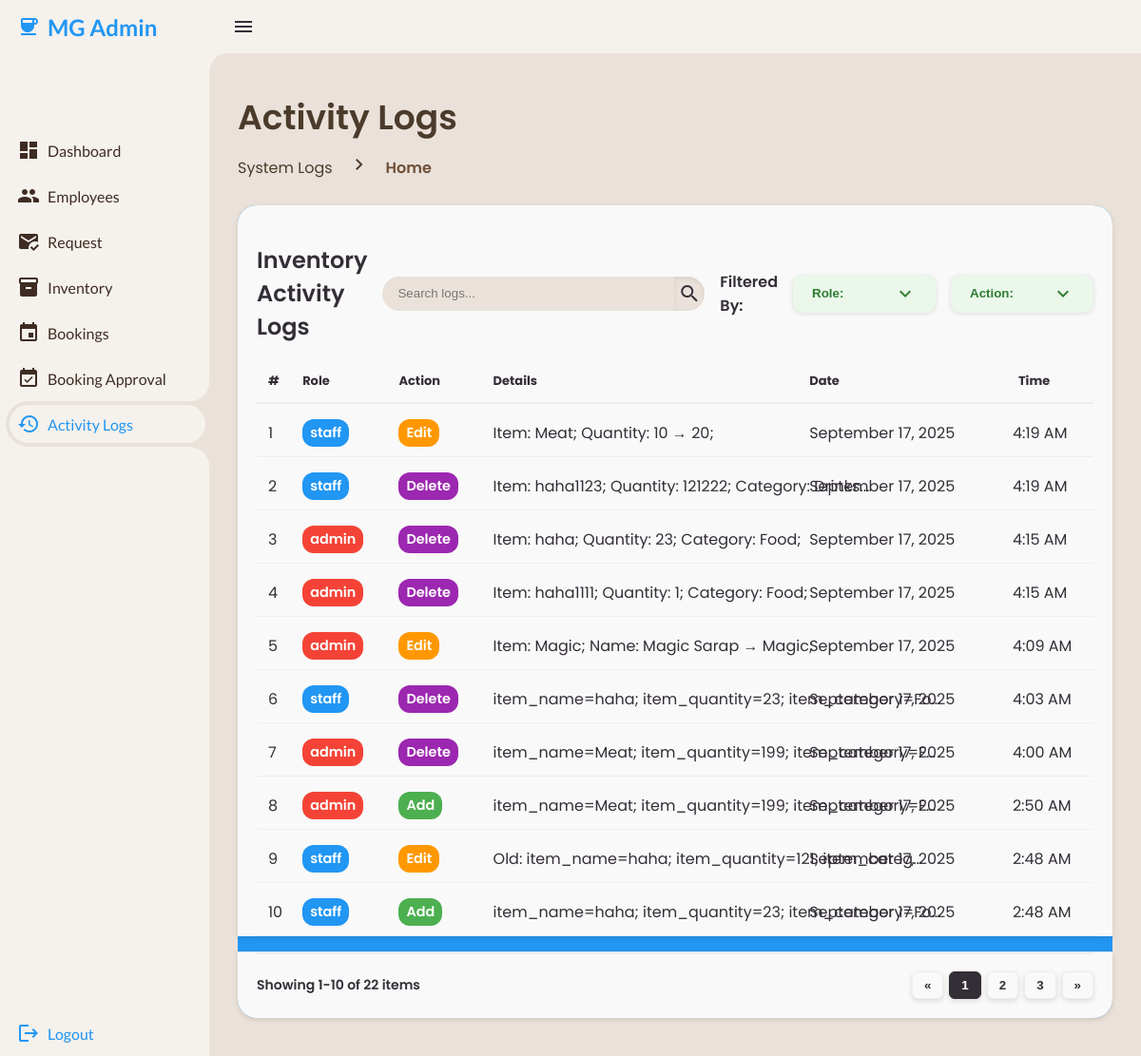
Screenshot of /admin/admin-activity-logs.php (signed in) with the database file from the repository.
### tables this page shows
CREATE TABLE `activity_log` (
  `log_id` int(11) NOT NULL,
  `user_id` int(11) NOT NULL,
  `user_role` enum('admin','staff') NOT NULL,
  `module` enum('Inventory','EventBooking','User') NOT NULL,
  `record_id` int(11) DEFAULT NULL,
  `action` varchar(50) NOT NULL,
  `details` longtext DEFAULT NULL CHECK (json_valid(`details`)),
  `log_timestamp` datetime DEFAULT current_timestamp()
);

### admin/admin-activity-logs.php (the view, shortened to what this page needs)
<?php
require_once '../config/database-connection.php';
function fetchLogs($conn, $module) {
    $stmt = $conn->prepare("
        SELECT al.log_id, al.user_id, u.user_role, al.action, al.details, al.log_timestamp
        FROM activity_log al
        JOIN users u ON al.user_id = u.user_id
        WHERE al.module = ?
        ORDER BY al.log_timestamp DESC
    ");
    $stmt->bind_param("s", $module);
    $stmt->execute();
    $logs = $stmt->get_result()->fetch_all(MYSQLI_ASSOC);
    return $logs;
}
$inventoryLogs = fetchLogs($conn, 'Inventory');
?>
<!DOCTYPE html>
<html lang="en">
<head>
<link rel="stylesheet" href="../css/style.css">
<link rel="stylesheet" href="../css/components/table.css">
</head>
<body data-role="<?= $_SESSION['user_role'] ?>">
<section class="sidebar">
    <?php include '../includes/admin-sidebar.php'; ?>
</section>
<section class="content">
<nav>
    <i class="material-icons icon-menu">menu</i>
</nav>
<div class="main">
    <div class="head-title">
        <div class="left">
            <h1>Activity Logs</h1>
            <ul class="breadcrumb">
                <li><a>System Logs</a></li>
                <li><i class='material-icons right-icon'>chevron_right</i></li>
                <li><a class="active">Home</a></li>
            </ul>
        </div>
    </div>
    <div class="table-container">
        <div class="table-card">
            <div class="head">
                <h2>Inventory Activity Logs</h2>
                <form action="#">
                    <div class="form-input">
                        <input type="search" class="log-search" placeholder="Search logs...">
                        <button type="submit" class="search-btn"><i class="material-icons search-icon">search</i></button>
                    </div>
                </form>
                <?php include '../includes/activity-log-dropdown.php' ?>
            </div>
            <table id="inventoryLogsTable">
                <thead>
                    <tr>
                        <th>#</th>
                        <th>Role</th>
                        <th>Action</th>
                        <th>Details</th>
                        <th>Date</th>
                        <th>Time</th>
                    </tr>
                </thead>
                <tbody>
                    <?php if(!empty($inventoryLogs)) : $counter=1; ?>
                        <?php foreach($inventoryLogs as $log) :
                            $detailsText = '';
                            if(is_array($log['details'])) {
                                if(isset($log['details']['old']) && isset($log['details']['new'])) {
                                    $detailsText = 'Old: ';
                                    foreach($log['details']['old'] as $k=>$v) $detailsText .= "$k=$v; ";
                                    $detailsText .= ' | New: ';
                                    foreach($log['details']['new'] as $k=>$v) $detailsText .= "$k=$v; ";
                                } else {
                                    foreach($log['details'] as $k=>$v) {
                                        $detailsText .= is_array($v) ? "$k:[".implode(',',$v)."]; " : "$k=$v; ";
                                    }
                                }
                            } else {
                                $detailsText = $log['details'];
                            }
                        ?>
                        <tr class="activity-log-row" data-log-id="<?= $log['log_id']; ?>" data-role="<?= htmlspecialchars($log['user_role']); ?>" data-action="<?= htmlspecialchars($log['action']); ?>" data-details="<?= htmlspecialchars($detailsText); ?>" data-date="<?= date("F j, Y", strtotime($log['log_timestamp'])); ?>" data-time="<?= date("g:i A", strtotime($log['log_timestamp'])); ?>">
                            <td><?= $counter++; ?></td>
                            <td><?= htmlspecialchars($log['user_role']); ?></td>
                            <td><?= htmlspecialchars($log['action']); ?></td>
                            <td class="reason-text truncated" title="Click to view full details"><?= htmlspecialchars(strlen($detailsText) > 50 ? substr($detailsText, 0, 50) . '...' : $detailsText); ?></td>
                            <td><?= date("F j, Y", strtotime($log['log_timestamp'])); ?></td>
                            <td><?= date("g:i A", strtotime($log['log_timestamp'])); ?></td>
                        </tr>
                        <?php endforeach; ?>
                    <?php else: ?>
                        <tr><td colspan="6">No logs found</td></tr>
                    <?php endif; ?>
                </tbody>
            </table>
        </div>
        <div class="table-pagination-container">
            <div class="total-rows" id="totalInventoryLogs"></div>
            <div class="table-pagination" id="paginationInventoryLogs"></div>
        </div>
    </div>
</div>
</section>
</body>
</html>

### includes/admin-sidebar.php (shortened to what this page needs)
<link rel="stylesheet" href="../css/components/sidebar.css">
        <a class="brand">
            <i class="material-icons icon-logo">coffee</i>
            <span class="text title">MG Admin</span>
        </a>
        <ul class="side-menu top">
            <li>
                <a href="../admin/admin-dashboard.php">
                    <i class="material-icons icon-btn">dashboard</i>
                    <span class="text">Dashboard</span>
                </a>
            </li>
            <li>
                <a href="../admin/admin-employees.php">
                    <i class="material-icons icon-btn">group</i>
                    <span class="text">Employees</span>
                </a>
            </li>
            <li>
                <a href="../admin/admin-request.php">
                    <i class="material-icons icon-btn">mark_email_read</i>
                    <span class="text">Request</span>
                </a>
            </li>
            <li>
                <a href="../admin/admin-inventory.php">
                    <i class="material-icons icon-btn">inventory_2</i>
                    <span class="text">Inventory</span>
                </a>
            </li>
            <li>
                <a href="../admin/admin-bookings.php">
                    <i class="material-icons icon-btn">event</i>
                    <span class="text">Bookings</span>
                </a>
            </li>
            <li>
                <a href="../admin/admin-booking-approval.php">
                    <i class="material-icons icon-btn">event_available</i>
                    <span class="text">Booking Approval</span>
                </a>
            </li>
            <li>
                <a href="../admin/admin-activity-logs.php">
                    <i class="material-icons icon-btn">history</i>
                    <span class="text">Activity Logs</span>
                </a>
            </li>
        </ul>
        <ul class="side-menu bottom">
            <li>
                <a href="../logout.php" class="logout">
                    <i class="material-icons icon-btn">logout</i>
                    <span class="text">Logout</span>
                </a>
            </li>
        </ul>

### includes/activity-log-dropdown.php (shortened to what this page needs)
<link rel="stylesheet" href="../css/components/dropdown.css">
<h3>Filtered By:</h3>
<div class="custom-dropdown">
  <button type="button" class="dropdown-toggle">
    Role: <i class="material-icons dropdown-icon">expand_more</i>
  </button>
</div>
<div class="custom-dropdown">
  <button type="button" class="dropdown-toggle">
    Action: <i class="material-icons dropdown-icon">expand_more</i>
  </button>
</div>

### css/components/table.css (style rules this page uses)
.table-container { display: flex; flex-direction: column; flex-wrap: nowrap; margin-top: 24px; background-color: var(--blue); color: var(--dark); min-height: 780px; box-sizing: border-box; border-radius: 20px; }
.table-card { overflow: visible; flex: 1; background: var(--light); overflow-x: auto; padding: 20px 20px 0 20px; border-radius: 20px 20px 0 0; box-shadow: 0 2px 5px rgba(62,44,35,0.15); }
.table-container .head { display: flex; align-items: center; grid-gap: 16px; margin-bottom: 30px; margin-top: 20px; }
.table-container .head h2 { margin-right: auto; font-size: 24px; font-weight: 600; }
.table-container .head h3 { font-size: 16px; font-weight: 600; }
.table-container .head .material-icons { min-width: 8px; min-height: 8px; }
.table-card table { width: 100%; border-collapse: collapse; }
.table-card table th { padding-bottom: 12px; padding-left: 12px; font-size: 13px; text-align: left; border-bottom: 2px solid var(--grey); }
.table-card table td { position: relative; overflow: visible; padding-top: 6px; height: 56px; padding-left: 12px; border-bottom: 1px solid var(--grey); }
.table-card table tr td:first-child { align-items: center; position: relative; grid-gap: 12px; padding-left: 12px; object-fit: cover; }
.table-card table tr td:last-child { align-items: center; position: relative; grid-gap: 12px; padding-left: 6px; object-fit: cover; }
.table-pagination-container { display: flex; justify-content: space-between; align-items: center; padding: 20px; background: var(--light); border-radius: 0 0 20px 20px; position: relative; box-shadow: 0 2px 5px rgba(62,44,35,0.15); }
.table-pagination-container::before { content: ""; position: absolute; top: 0; left: 20px; right: 20px; height: 2px; background: var(--grey); }
.table-pagination-container .total-rows { font-weight: 600; color: var(--dark); font-size: 14px; }
.table-pagination { display: flex; gap: 6px; }
.reason-text { max-width: 250px; white-space: nowrap; overflow: hidden; text-overflow: ellipsis; cursor: pointer; }
.activity-log-row { cursor: pointer; transition: all 0.2s ease; }
.reason-text.truncated { position: relative; }
.reason-text.truncated::after { content: "Click to view full details"; position: absolute; right: -120px; top: 50%; transform: translateY(-50%); font-size: 11px; color: #666; opacity: 0; transition: opacity 0.2s ease; pointer-events: none; }

### css/components/sidebar.css (style rules this page uses)
.sidebar { position: fixed; top: 0; left: 0; width: 220px; height: 100%; background: var(--container-bg-color); z-index: 1000; font-family: 'Lato', sans-serif; transition: .3s ease; overflow-x: hidden; scrollbar-width: none; }
.sidebar .title, .sidebar .text { transition: opacity 0.3s ease, padding-left 0.3s ease; }
.sidebar .brand { font-size: 24px; font-weight: 700; height: 56px; display: flex; align-items: center; color: var(--blue); position: sticky; top: 0; left: 0; background: var(--container-bg-color); z-index: 500; padding-bottom: 30px; box-sizing: content-box; padding-left: 10px; }
.sidebar .material-icons { min-width: 40px; display: flex; justify-content: center; }
.sidebar .side-menu { width: 100%; margin-top: 48px; }
.sidebar .side-menu li { height: 48px; background: transparent; margin-left: 6px; border-radius: 48px 0 0 48px; padding: 4px; }
.sidebar .side-menu li.active { background: var(--secondary-bg-color); position: relative; }
.sidebar .side-menu li.active::before { content: ''; position: absolute; width: 40px; height: 40px; border-radius: 50%; top: -40px; right: 0; box-shadow: 20px 20px 0 var(--secondary-bg-color); z-index: -1; }
.sidebar .side-menu li.active::after { content: ''; position: absolute; width: 40px; height: 40px; border-radius: 50%; bottom: -40px; right: 0; box-shadow: 20px -20px 0 var(--secondary-bg-color); z-index: -1; padding-left: 4px; }
.sidebar .side-menu li a { width: 100%; height: 100%; background: var(--container-bg-color); display: flex; align-items: center; border-radius: 48px; font-size: 16px; color: var(--dark); white-space: nowrap; overflow-x: hidden; color: var(--text-color); }
.sidebar .side-menu.top li.active a { color: var(--blue); }
.sidebar .side-menu li a.logout { color: var(--blue); }
.sidebar .side-menu.bottom li:nth-last-of-type(-n+2) { position: absolute; bottom: 0; left: 0; right: 0; text-align: center; }

### css/components/badge.css (style rules this page uses)
:root { --badge-new: #3498db; --badge-active: #27ae60; --badge-inactive: #95a5a6; }

### rows the page displays
activity_log: detailsText "Item: Meat; Quantity: 10 → 20;", log_timestamp "September 17, 2025", log_timestamp "4:19 AM"
activity_log: detailsText "Item: haha1123; Quantity: 121222; Category: Drinks...", log_timestamp "September 17, 2025", log_timestamp "4:19 AM"
activity_log: detailsText "Item: haha; Quantity: 23; Category: Food;", log_timestamp "September 17, 2025", log_timestamp "4:15 AM"
activity_log: detailsText "Item: haha1111; Quantity: 1; Category: Food;", log_timestamp "September 17, 2025", log_timestamp "4:15 AM"
activity_log: detailsText "Item: Magic; Name: Magic Sarap → Magic;", log_timestamp "September 17, 2025", log_timestamp "4:09 AM"
activity_log: detailsText "item_name=haha; item_quantity=23; item_category=Fo...", log_timestamp "September 17, 2025", log_timestamp "4:03 AM"
activity_log: detailsText "item_name=Meat; item_quantity=199; item_category=F...", log_timestamp "September 17, 2025", log_timestamp "4:00 AM"
activity_log: detailsText "item_name=Meat; item_quantity=199; item_category=F...", log_timestamp "September 17, 2025", log_timestamp "2:50 AM"
activity_log: detailsText "Old: item_name=haha; item_quantity=121; item_categ...", log_timestamp "September 17, 2025", log_timestamp "2:48 AM"
activity_log: detailsText "item_name=haha; item_quantity=23; item_category=Fo...", log_timestamp "September 17, 2025", log_timestamp "2:48 AM"
